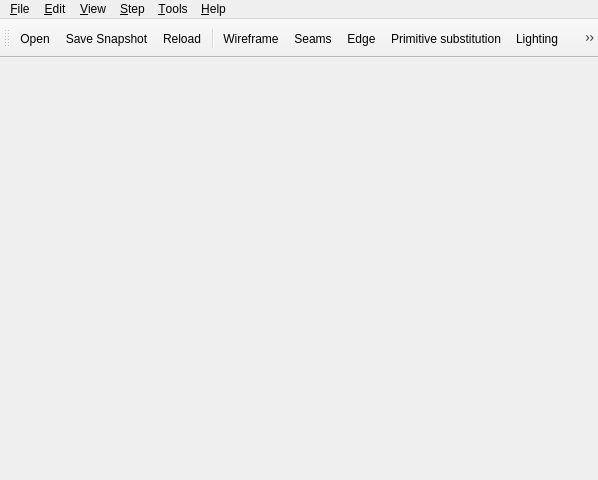
<?xml version="1.0" encoding="UTF-8"?>
<ui version="4.0" stdsetdef="1">
  <author></author>
  <comment></comment>
  <exportmacro></exportmacro>
  <class>LDView</class>
  <widget class="QMainWindow" name="LDView">
    <property name="geometry">
      <rect>
        <x>0</x>
        <y>0</y>
        <width>598</width>
        <height>480</height>
      </rect>
    </property>
    <property name="minimumSize">
      <size>
        <width>326</width>
        <height>296</height>
      </size>
    </property>
    <property name="windowTitle">
      <string>LDView</string>
    </property>
    <property name="windowIcon">
      <iconset resource="resources.qrc" >
      <normaloff>:/images/images/LDViewIcon16.png</normaloff>:/images/images/LDViewIcon16.png</iconset>
    </property>
    <widget class="QWidget">
      <layout class="QVBoxLayout">
        <property name="margin">
          <number>0</number>
        </property>
        <property name="spacing">
          <number>0</number>
        </property>
        <item>
                <widget class="ModelViewerWidget" name="modelViewer">
                  <property name="sizePolicy">
                    <sizepolicy>
                      <hsizetype>3</hsizetype>
                      <vsizetype>3</vsizetype>
                      <horstretch>0</horstretch>
                      <verstretch>0</verstretch>
                    </sizepolicy>
                  </property>
                  <property name="minimumSize">
                    <size>
                      <width>320</width>
                      <height>240</height>
                    </size>
                  </property>
                </widget>
        </item>
      </layout>
    </widget>
    <widget class="QToolBar" name="toolbar">
      <addaction name="fileOpenAction"/>
      <addaction name="fileSaveAction"/>
      <addaction name="fileReloadAction"/>
      <addaction name="separator"/>
      <addaction name="toolbarWireframeAction"/>
      <addaction name="toolbarSeamsAction"/>
      <addaction name="toolbarEdgeAction"/>
      <addaction name="toolbarPrimitiveSubstitutionAction"/>
      <addaction name="toolbarLightingAction"/>
      <addaction name="toolbarBFCAction"/>
      <addaction name="toolbarAxesAction"/>
      <addaction name="toolbarViewAction"/>
      <addaction name="editPreferencesAction"/>
      <addaction name="toolbarFirstStep"/>
      <addaction name="toolbarPrevStep"/>
      <addaction name="toolbarNextStep"/>
      <addaction name="toolbarLastStep"/>
    </widget>
    <widget class="QMenuBar" name="menubar">
      <widget class="QMenu" name="fileMenu">
        <property name="title">
          <string>&amp;File</string>
        </property>
        <widget class="QMenu" name="popupMenu_3">
          <property name="title">
            <string>Po&amp;lling</string>
          </property>
          <addaction name="noPollingAction"/>
          <addaction name="promptPollingAction"/>
          <addaction name="autoPollingAction"/>
          <addaction name="backgroundPollingAction"/>
        </widget>
        <addaction name="fileOpenAction"/>
        <addaction name="fileReloadAction"/>
        <addaction name="popupMenu_3"/>
        <addaction name="fileSaveAction"/>
        <addaction name="fileSaveSettingsAction"/>
        <addaction name="fileJPEGOptionsAction"/>
        <addaction name="fileExportAction"/>
        <addaction name="fileExportOptionAction"/>
        <addaction name="file3DSExportOptionAction"/>
        <addaction name="fileLDrawDirAction"/>
        <addaction name="fileExtraDirAction"/>
        <addaction name="fileCheckForUpdatesAction"/>
        <addaction name="fileCancelLoadAction"/>
        <addaction name="separator"/>
        <addaction name="filePrintAction"/>
        <addaction name="separator"/>
        <addaction name="fileExitAction"/>
      </widget>
      <widget class="QMenu" name="editMenu">
        <property name="title">
          <string>&amp;Edit</string>
        </property>
        <addaction name="editPreferencesAction"/>
      </widget>
      <widget class="QMenu" name="viewMenu">
        <property name="title">
          <string>&amp;View</string>
        </property>
        <widget class="QMenu" name="viewingAnglePopupMenu">
          <property name="title">
            <string>Viewing Angle</string>
          </property>
          <addaction name="frontViewAngleAction"/>
          <addaction name="backViewAngleAction"/>
          <addaction name="leftViewAngleAction"/>
          <addaction name="rightViewAngleAction"/>
          <addaction name="topViewAngleAction"/>
          <addaction name="bottomViewAngleAction"/>
          <addaction name="latLongViewAngleAction"/>
          <addaction name="isoViewAngleAction"/>
          <addaction name="separator"/>
          <addaction name="saveDefaultViewAngleAction"/>
        </widget>
        <widget class="QMenu" name="standardSizesPopupMenu">
          <property name="title">
            <string>Standard Sizes</string>
          </property>
          <addaction name="dumyStandardSizeAction"/>
        </widget>
        <addaction name="viewFullScreenAction"/>
        <addaction name="viewResetViewAction"/>
        <addaction name="viewToolBarAction"/>
        <addaction name="viewStatusBarAction"/>
        <addaction name="viewZoomToFitAction"/>
        <addaction name="viewingAnglePopupMenu"/>
        <addaction name="standardSizesPopupMenu"/>
        <addaction name="separator"/>
        <addaction name="examineModeAction"/>
        <addaction name="viewLatitudeRotationAction"/>
        <addaction name="flythroughModeAction"/>
      </widget>
      <widget class="QMenu" name="stepMenu">
        <property name="title">
          <string>&amp;Step</string>
        </property>
        <addaction name="toolbarFirstStep"/>
        <addaction name="toolbarPrevStep"/>
        <addaction name="toolbarNextStep"/>
        <addaction name="toolbarLastStep"/>
        <addaction name="separator"/>
        <addaction name="stepGoto"/>
      </widget>
      <widget class="QMenu" name="toolsMenu">
        <property name="title">
          <string>&amp;Tools</string>
        </property>
        <addaction name="viewShowErrorsAction"/>
        <addaction name="toolsPartListAction"/>
        <addaction name="toolsModelTreeAction"/>
        <addaction name="toolsBoundingBoxAction"/>
        <addaction name="toolsMpdModelSelectionAction"/>
        <addaction name="separator"/>
        <addaction name="showViewInfoAction"/>
        <addaction name="separator"/>
        <addaction name="showPovCameraAction"/>
        <addaction name="showPovAspectRatioAction"/>
      </widget>
      <widget class="QMenu" name="helpMenu">
        <property name="title">
          <string>&amp;Help</string>
        </property>
        <addaction name="helpOpenGLDriverInfoAction"/>
        <addaction name="separator"/>
        <addaction name="helpContentsAction"/>
        <addaction name="helpAboutAction"/>
        <addaction name="helpAboutQtAction"/>
      </widget>
      <addaction name="fileMenu"/>
      <addaction name="editMenu"/>
      <addaction name="viewMenu"/>
      <addaction name="stepMenu"/>
      <addaction name="toolsMenu"/>
      <addaction name="helpMenu"/>
    </widget>
    <action name="fileOpenAction">
      <property name="icon">
        <iconset resource="LDView3-pbartfai/QT/resources.qrc">
         <normaloff>:/images/images/fileopen.png</normaloff>:/images/images/fileopen.png</iconset>
      </property>
      <property name="iconText">
        <string>Open</string>
      </property>
      <property name="text">
        <string>&amp;Open...</string>
      </property>
      <property name="shortcut">
        <string>Ctrl+O</string>
      </property>
    </action>
    <action name="toolbarWireframeAction">
      <property name="icon">
        <iconset resource="LDView3-pbartfai/QT/resources.qrc">
         <normaloff>:/images/images/toolbar_wireframe.png</normaloff>:/images/images/toolbar_wireframe.png</iconset>
      </property>
      <property name="iconText">
        <string>Wireframe</string>
      </property>
      <property name="text">
        <string>Wireframe</string>
      </property>
      <property name="toolTip">
        <string>Wireframe</string>
      </property>
      <property name="checkable">
        <bool>true</bool>
      </property>
    </action>
    <action name="toolbarSeamsAction">
      <property name="icon">
        <iconset resource="LDView3-pbartfai/QT/resources.qrc">
         <normaloff>:/images/images/toolbar_seams.png</normaloff>:/images/images/toolbar_seams.png</iconset>
      </property>
      <property name="iconText">
        <string>Seams</string>
      </property>
      <property name="text">
        <string>Seams</string>
      </property>
      <property name="toolTip">
        <string>Seams</string>
      </property>
      <property name="checkable">
        <bool>true</bool>
      </property>
    </action>
    <action name="toolbarEdgeAction">
      <property name="icon">
        <iconset resource="LDView3-pbartfai/QT/resources.qrc">
         <normaloff>:/images/images/toolbar_edge.png</normaloff>:/images/images/toolbar_edge.png</iconset>
      </property>
      <property name="iconText">
        <string>Edge</string>
      </property>
      <property name="text">
        <string>Edge</string>
      </property>
      <property name="toolTip">
        <string>Edge</string>
      </property>
      <property name="checkable">
        <bool>true</bool>
      </property>
    </action>
    <action name="toolbarPrimitiveSubstitutionAction">
      <property name="icon">
        <iconset resource="LDView3-pbartfai/QT/resources.qrc">
         <normaloff>:/images/images/toolbar_privsubs.png</normaloff>:/images/images/toolbar_privsubs.png</iconset>
      </property>
      <property name="iconText">
        <string>Primitive substitution</string>
      </property>
      <property name="text">
        <string>Primitive substitution</string>
      </property>
      <property name="toolTip">
        <string>Primitive Substitution</string>
      </property>
      <property name="checkable">
        <bool>true</bool>
      </property>
    </action>
    <action name="toolbarLightingAction">
      <property name="icon">
        <iconset resource="LDView3-pbartfai/QT/resources.qrc">
         <normaloff>:/images/images/toolbar_light.png</normaloff>:/images/images/toolbar_light.png</iconset>
      </property>
      <property name="iconText">
        <string>Lighting</string>
      </property>
      <property name="text">
        <string>Lighting</string>
      </property>
      <property name="toolTip">
        <string>Lighting</string>
      </property>
      <property name="checkable">
        <bool>true</bool>
      </property>
    </action>
    <action name="toolbarBFCAction">
      <property name="icon">
        <iconset resource="LDView3-pbartfai/QT/resources.qrc">
         <normaloff>:/images/images/toolbar_bfc.png</normaloff>:/images/images/toolbar_bfc.png</iconset>
      </property>
      <property name="iconText">
        <string>BFC</string>
      </property>
      <property name="text">
        <string>BFC</string>
      </property>
      <property name="toolTip">
        <string>BFC</string>
      </property>
      <property name="checkable">
        <bool>true</bool>
      </property>
    </action>
    <action name="toolbarAxesAction">
      <property name="icon">
        <iconset resource="LDView3-pbartfai/QT/resources.qrc">
         <normaloff>:/images/images/toolbar_axes.png</normaloff>:/images/images/toolbar_axes.png</iconset>
      </property>
      <property name="toolTip">
        <string>Show Axes</string>
      </property>
      <property name="checkable">
        <bool>true</bool>
      </property>
    </action>
    <action name="toolbarViewAction">
      <property name="icon">
        <iconset resource="LDView3-pbartfai/QT/resources.qrc">
         <normaloff>:/images/images/toolbar_view.png</normaloff>:/images/images/toolbar_view.png</iconset>
      </property>
      <property name="iconText">
        <string>Viewing Angle</string>
      </property>
      <property name="text">
        <string>Viewing Angle</string>
      </property>
      <property name="toolTip">
        <string>Viewing Angle</string>
      </property>
    </action>
    <action name="toolbarPrevStep">
      <property name="icon">
        <iconset resource="LDView3-pbartfai/QT/resources.qrc">
         <normaloff>:/images/images/toolbar_prev.png</normaloff>:/images/images/toolbar_prev.png</iconset>
      </property>
      <property name="toolTip">
        <string>Previous Step</string>
      </property>
      <property name="text">
        <string>Previous</string>
      </property>
      <property name="shortcut">
        <string>PgUp</string>
      </property>
    </action>
    <action name="toolbarNextStep">
      <property name="icon">
        <iconset resource="LDView3-pbartfai/QT/resources.qrc">
         <normaloff>:/images/images/toolbar_next.png</normaloff>:/images/images/toolbar_next.png</iconset>
      </property>
      <property name="toolTip">
        <string>Next Step</string>
      </property>
      <property name="text">
        <string>Next</string>
      </property>
      <property name="shortcut">
        <string>PgDown</string>
      </property>
    </action>
    <action name="toolbarLastStep">
      <property name="icon">
        <iconset resource="LDView3-pbartfai/QT/resources.qrc">
         <normaloff>:/images/images/toolbar_step_last.png</normaloff>:/images/images/toolbar_step_last.png</iconset>
      </property>
      <property name="toolTip">
        <string>Last Step</string>
      </property>
      <property name="text">
        <string>Last</string>
      </property>
      <property name="shortcut">
        <string>End</string>
      </property>
    </action>
    <action name="toolbarFirstStep">
      <property name="icon">
        <iconset resource="LDView3-pbartfai/QT/resources.qrc">
         <normaloff>:/images/images/toolbar_step_first.png</normaloff>:/images/images/toolbar_step_first.png</iconset>
      </property>
      <property name="toolTip">
        <string>First Step</string>
      </property>
      <property name="text">
        <string>First</string>
      </property>
      <property name="shortcut">
        <string>Home</string>
      </property>
    </action>
    <action name="stepGoto">
      <property name="toolTip">
        <string>Go to Step</string>
      </property>
      <property name="text">
        <string>Go to Step</string>
      </property>
      <property name="shortcut">
        <string>Ctrl+g</string>
      </property>
    </action>
    <action name="fileSaveSettingsAction">
      <property name="iconText">
        <string>Snapshot Options</string>
      </property>
      <property name="text">
        <string>&amp;Snapshot Options...</string>
      </property>
      <property name="toolTip">
        <string>Snapshot Options</string>
      </property>
    </action>
    <action name="fileExportAction">
      <property name="iconText">
        <string>Export</string>
      </property>
      <property name="text">
        <string>Export...</string>
      </property>
    </action>
    <action name="fileExportOptionAction">
      <property name="iconText">
        <string>POV Export Options</string>
      </property>
      <property name="text">
        <string>POV Export Options...</string>
      </property>
    </action>
    <action name="file3DSExportOptionAction">
      <property name="iconText">
        <string>3DS Export Options</string>
      </property>
      <property name="text">
        <string>3DS Export Options...</string>
      </property>
    </action>
    <action name="fileJPEGOptionsAction">
      <property name="iconText">
        <string>JPEG Options</string>
      </property>
      <property name="text">
        <string>JPEG Options...</string>
      </property>
      <property name="toolTip">
        <string>JPEG Options</string>
      </property>
    </action>
    <action name="fileSaveAction">
      <property name="icon">
        <iconset resource="LDView3-pbartfai/QT/resources.qrc">
         <normaloff>:/images/images/toolbar_snapshot.png</normaloff>:/images/images/toolbar_snapshot.png</iconset>
      </property>
      <property name="iconText">
        <string>Save Snapshot</string>
      </property>
      <property name="text">
        <string>&amp;Save Snapshot...</string>
      </property>
      <property name="toolTip">
        <string>Save Snapshot</string>
      </property>
      <property name="shortcut">
        <string>Ctrl+S</string>
      </property>
    </action>
    <action name="filePrintAction">
      <property name="icon">
        <iconset resource="LDView3-pbartfai/QT/resources.qrc">
         <normaloff>:/images/images/print.png</normaloff>:/images/images/print.png</iconset>
      </property>
      <property name="iconText">
        <string>Print</string>
      </property>
      <property name="text">
        <string>&amp;Print...</string>
      </property>
      <property name="shortcut">
        <string>Ctrl+P</string>
      </property>
    </action>
    <action name="fileExitAction">
      <property name="iconText">
        <string>Exit</string>
      </property>
      <property name="text">
        <string>E&amp;xit</string>
      </property>
      <property name="shortcut">
        <string>Alt+X</string>
      </property>
    </action>
    <action name="helpContentsAction">
      <property name="iconText">
        <string>Contents</string>
      </property>
      <property name="text">
        <string>&amp;Contents...</string>
      </property>
      <property name="shortcut">
        <string>F1</string>
      </property>
    </action>
    <action name="helpAboutAction">
      <property name="iconText">
        <string>About</string>
      </property>
      <property name="text">
        <string>&amp;About LDView...</string>
      </property>
      <property name="statusTip">
        <string>About LDView</string>
      </property>
      <property name="shortcut">
        <number>0</number>
      </property>
    </action>
    <action name="helpAboutQtAction">
      <property name="iconText">
        <string>About Qt</string>
      </property>
      <property name="text">
        <string>About Qt</string>
      </property>
      <property name="statusTip">
        <string>About Qt</string>
      </property>
    </action>
    <action name="editPreferencesAction">
      <property name="iconText">
        <string>Preferences</string>
      </property>
      <property name="icon">
        <iconset resource="LDView3-pbartfai/QT/resources.qrc">
         <normaloff>:/images/images/toolbar_preferences.png</normaloff>:/images/images/toolbar_preferences.png</iconset>
      </property>
      <property name="text">
        <string>&amp;Preferences...</string>
      </property>
      <property name="shortcut">
        <string>Ctrl+Shift+P</string>
      </property>
    </action>
    <action name="viewToolBarAction">
      <property name="checkable">
        <bool>true</bool>
      </property>
      <property name="iconText">
        <string>Toolbar</string>
      </property>
      <property name="text">
        <string>Toolbar</string>
      </property>
      <property name="toolTip">
        <string>Toolbar</string>
      </property>
      <property name="statusTip">
        <string>Show or hide toolbar</string>
      </property>
      <property name="shortcut">
        <string>Ctrl+Shift+T</string>
      </property>
    </action>
    <action name="viewStatusBarAction">
      <property name="checkable">
        <bool>true</bool>
      </property>
      <property name="iconText">
        <string>Status Bar</string>
      </property>
      <property name="text">
        <string>&amp;Status Bar</string>
      </property>
      <property name="toolTip">
        <string>Status Bar</string>
      </property>
      <property name="statusTip">
        <string>Show or hide this status bar</string>
      </property>
      <property name="shortcut">
        <string>Ctrl+Shift+S</string>
      </property>
    </action>
    <action name="viewFullScreenAction">
      <property name="iconText">
        <string>Full Screen</string>
      </property>
      <property name="text">
        <string>Full Screen</string>
      </property>
      <property name="shortcut">
        <string>F10</string>
      </property>
    </action>
    <action name="viewResetViewAction">
      <property name="iconText">
        <string>Reset View</string>
      </property>
      <property name="text">
        <string>&amp;Reset View</string>
      </property>
      <property name="statusTip">
        <string>Resets model back to the default view</string>
      </property>
      <property name="shortcut">
        <string>Ctrl+R</string>
      </property>
    </action>
    <action name="helpOpenGLDriverInfoAction">
      <property name="iconText">
        <string>OpenGL Driver Info</string>
      </property>
      <property name="text">
        <string>&amp;OpenGL Driver Info...</string>
      </property>
      <property name="statusTip">
        <string>Show OpenGL Driver Info</string>
      </property>
    </action>
    <action name="fileLDrawDirAction">
      <property name="iconText">
        <string>LDraw Dir</string>
      </property>
      <property name="text">
        <string>LDraw &amp;Dir...</string>
      </property>
      <property name="statusTip">
        <string>Tell LDView where to find the LDraw parts library</string>
      </property>
    </action>
    <action name="fileExtraDirAction">
      <property name="text">
        <string>Extra Dirs...</string>
      </property>
      <property name="iconText">
        <string>Extra Dirs</string>
      </property>
    </action>
    <action name="fileCheckForUpdatesAction">
      <property name="text">
        <string>Check for Library Updates</string>
      </property>
      <property name="iconText">
        <string>Check for Library Updates</string>
      </property>
    </action>
    <action name="fileReloadAction">
      <property name="iconText">
        <string>Reload</string>
      </property>
      <property name="icon">
        <iconset resource="LDView3-pbartfai/QT/resources.qrc">
         <normaloff>:/images/images/toolbar_reload.png</normaloff>:/images/images/toolbar_reload.png</iconset>
      </property>
      <property name="text">
        <string>&amp;Reload</string>
      </property>
      <property name="shortcut">
        <string>F5</string>
      </property>
    </action>
    <action name="viewShowErrorsAction">
      <property name="iconText">
        <string>Errors</string>
      </property>
      <property name="text">
        <string>&amp;Errors &amp;&amp; Warnings...</string>
      </property>
      <property name="toolTip">
        <string>Show Errors</string>
      </property>
      <property name="shortcut">
        <string>Ctrl+Shift+E</string>
      </property>
    </action>
    <action name="viewZoomToFitAction">
      <property name="text">
        <string>Zoom to fit</string>
      </property>
      <property name="iconText">
        <string>Zoom to fit</string>
      </property>
      <property name="shortcut">
        <string>Ctrl+F</string>
      </property>
    </action>
    <action name="viewLatitudeRotationAction">
      <property name="checkable">
        <bool>true</bool>
      </property>
      <property name="iconText">
        <string>Latitude/Longitude Rotation</string>
      </property>
      <property name="text">
        <string>Latitude/Longitude Rotation</string>
      </property>
      <property name="toolTip">
        <string>Latitude/Longitude Rotation</string>
      </property>
    </action>
    <action name="fileCancelLoadAction">
      <property name="iconText">
        <string>Cancel Load</string>
      </property>
      <property name="shortcut">
        <string>Esc</string>
      </property>
    </action>
    <action name="showViewInfoAction">
      <property name="iconText">
        <string>Show View Info</string>
      </property>
    </action>
    <action name="showPovCameraAction">
      <property name="iconText">
        <string>Show Pov-Ray Camera Info...</string>
      </property>
    </action>
    <action name="showPovAspectRatioAction">
      <property name="iconText">
        <string>Use current aspect ratio for POV-Ray camera</string>
      </property>
      <property name="checkable">
        <bool>true</bool>
      </property>
    </action>
    <action name="toolsPartListAction">
      <property name="iconText">
        <string>Part List...</string>
      </property>
      <property name="shortcut">
        <string>Ctrl+L</string>
      </property>
    </action>
    <action name="toolsModelTreeAction">
      <property name="iconText">
        <string>Model Tree...</string>
      </property>
      <property name="shortcut">
        <string>Ctrl+T</string>
      </property>
    </action>
    <action name="toolsBoundingBoxAction">
      <property name="iconText">
        <string>Model Bounding Box...</string>
      </property>
      <property name="shortcut">
        <string>Ctrl+B</string>
      </property>
    </action>
    <action name="toolsMpdModelSelectionAction">
      <property name="iconText">
        <string>MPD Model Selection...</string>
      </property>
      <property name="shortcut">
        <string>Ctrl+M</string>
      </property>
    </action>
    <actiongroup name="viewAngleGroup">
      <action name="frontViewAngleAction">
        <property name="text">
          <string>Front</string>
        </property>
        <property name="shortcut">
          <string>Ctrl+1</string>
        </property>
      </action>
      <action name="backViewAngleAction">
        <property name="text">
          <string>Back</string>
        </property>
        <property name="shortcut">
          <string>Ctrl+2</string>
        </property>
      </action>
      <action name="leftViewAngleAction">
        <property name="text">
          <string>Left</string>
        </property>
        <property name="shortcut">
          <string>Ctrl+3</string>
        </property>
      </action>
      <action name="rightViewAngleAction">
        <property name="text">
          <string>Right</string>
        </property>
        <property name="shortcut">
          <string>Ctrl+4</string>
        </property>
      </action>
      <action name="topViewAngleAction">
        <property name="text">
          <string>Top</string>
        </property>
        <property name="shortcut">
          <string>Ctrl+5</string>
        </property>
      </action>
      <action name="bottomViewAngleAction">
        <property name="text">
          <string>Bottom</string>
        </property>
        <property name="shortcut">
          <string>Ctrl+6</string>
        </property>
      </action>
      <action name="latLongViewAngleAction">
        <property name="text">
          <string>Specify latitude/longitude</string>
        </property>
        <property name="shortcut">
          <string>Ctrl+9</string>
        </property>
      </action>
      <action name="isoViewAngleAction">
        <property name="text">
          <string>Two-third</string>
        </property>
        <property name="shortcut">
          <string>Ctrl+0</string>
        </property>
      </action>
      <action name="saveDefaultViewAngleAction">
        <property name="text">
          <string>Save Current as Default</string>
        </property>
      </action>
    </actiongroup>
    <actiongroup name="viewStandardSizeGroup">
      <action name="dumyStandardSizeAction">
        <property name="text">
          <string>dumy</string>
        </property>
      </action>
    </actiongroup>
    <actiongroup name="pollActionGroup">
      <action name="noPollingAction">
        <property name="checkable">
          <bool>true</bool>
        </property>
        <property name="checked">
          <bool>true</bool>
        </property>
        <property name="iconText">
          <string>Disabled</string>
        </property>
        <property name="text">
          <string>&amp;Disabled</string>
        </property>
        <property name="toolTip">
          <string>Disable polling</string>
        </property>
      </action>
      <action name="promptPollingAction">
        <property name="checkable">
          <bool>true</bool>
        </property>
        <property name="iconText">
          <string>Prompt</string>
        </property>
        <property name="text">
          <string>&amp;Prompt</string>
        </property>
        <property name="toolTip">
          <string>Prompt when file changes</string>
        </property>
      </action>
      <action name="autoPollingAction">
        <property name="checkable">
          <bool>true</bool>
        </property>
        <property name="iconText">
          <string>Auto-update when active</string>
        </property>
        <property name="text">
          <string>&amp;Auto-update when active</string>
        </property>
        <property name="toolTip">
          <string>Auto-update once this window is activated</string>
        </property>
      </action>
      <action name="backgroundPollingAction">
        <property name="checkable">
          <bool>true</bool>
        </property>
        <property name="iconText">
          <string>Auto-update immediately</string>
        </property>
        <property name="text">
          <string>Auto-&amp;update immediately</string>
        </property>
        <property name="toolTip">
          <string>Auto-update immediately</string>
        </property>
      </action>
    </actiongroup>
    <actiongroup name="viewModeActionGroup">
      <action name="examineModeAction">
        <property name="checkable">
          <bool>true</bool>
        </property>
        <property name="checked">
          <bool>true</bool>
        </property>
        <property name="iconText">
          <string>Examine Mode</string>
        </property>
        <property name="text">
          <string>E&amp;xamine Mode</string>
        </property>
        <property name="toolTip">
          <string>Examine Mode</string>
        </property>
        <property name="shortcut">
          <string>Ctrl+Shift+X</string>
        </property>
      </action>
      <action name="flythroughModeAction">
        <property name="checkable">
          <bool>true</bool>
        </property>
        <property name="iconText">
          <string>Fly-through Mode</string>
        </property>
        <property name="text">
          <string>&amp;Fly-through Mode</string>
        </property>
        <property name="toolTip">
          <string>Fly-through Mode</string>
        </property>
        <property name="shortcut">
          <string>Ctrl+Shift+F</string>
        </property>
      </action>
    </actiongroup>
  </widget>
  <layoutdefault spacing="4" margin="11"/>
  <pixmapfunction></pixmapfunction>
  <customwidgets>
    <customwidget>
      <class>ModelViewerWidget</class>
      <extends>QWidget</extends>
      <header location="local">ModelViewerWidget.h</header>
      <sizehint>
        <width>-1</width>
        <height>-1</height>
      </sizehint>
      <container>0</container>
      <sizepolicy>
        <hordata>7</hordata>
        <verdata>7</verdata>
      </sizepolicy>
    </customwidget>
  </customwidgets>
  <resources>
   <include location="resources.qrc" />
  </resources>
</ui>
